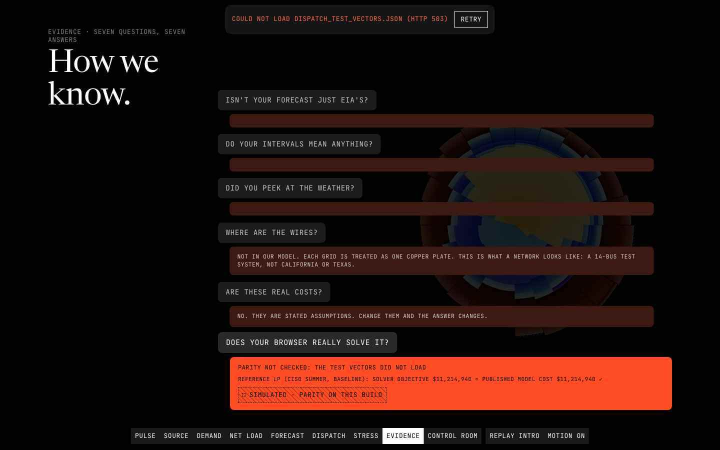
#> input picture artifacts/evidence/qa-2/routeblock/1440-evidence-dispatch_test_vectors.jpg, 1440 x 900 px, given in place of 06-futures-a-busier.png, which was not available (shown at 1/2 size)
$ python compose_sheet.py
#> lines starting #> are read from the running program, lines starting #| are printed output that depends on the picture; pictures that were not available may be replaced by others from this repository, and a replacement may not be noted
"""Composes distinctness-sheet.png: P01 real frame, P02 S00 sketch, P04 S00 and S03a sketches (2x2, 720x450 each)."""
from pathlib import Path
from PIL import Image, ImageDraw

HERE = Path(__file__).parent
P01 = HERE / "../../../01-atlas-human-mobility/artifacts/evidence/stage-b3/1440x900/06-futures-a-busier.png"
tiles = [(P01, "P01 ATLAS: RING OF NODES, STROKED (REAL FRAME, STAGE B3)"),
         (HERE / "_p02-orb-s00-d.png", "P02 VALLEY: ELECTRIC PRICE ORB, S00 (SKETCH; BINANCE VISION DATA, CC BY-NC-SA 4.0, DERIVED SKETCH SAME LICENCE)"),
         (HERE / "rose-s00-d.png", "P04 PULSE: THE DAY ROSE AT G0, S00 (SKETCH, OBSERVED DAY)"),
         (HERE / "city-s03a-d.png", "P04 PULSE: ROSE AT G2 + WINDOW CITY, S03A (SKETCH)")]
W, H, LAB = 720, 450, 28
sheet = Image.new("RGB", (2 * W, 2 * (H + LAB)), "#111")
#> sheet: PIL image 1440x956 RGB; every value is 17
d = ImageDraw.Draw(sheet)
for i, (p, label) in enumerate(tiles):
    x, y = (i % 2) * W, (i // 2) * (H + LAB)
    sheet.paste(Image.open(p).convert("RGB").resize((W, H)), (x, y + LAB))
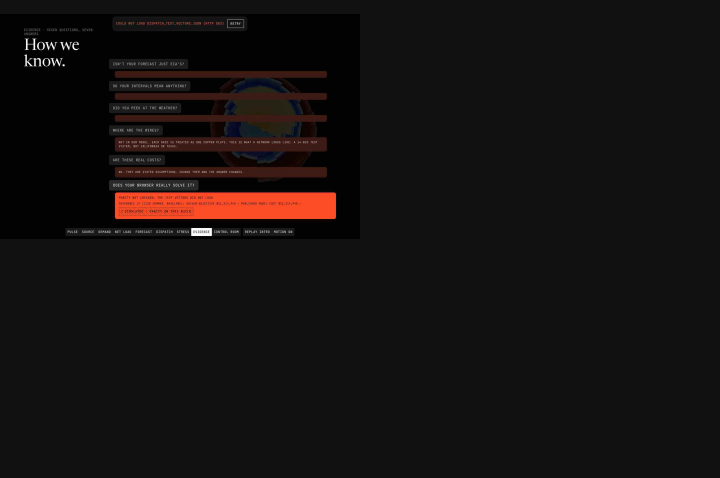
#> sheet: PIL image 1440x956 RGB (shown at 1/2 size); mean R, G, B 20.8, 16.9, 16.1
    d.text((x + 10, y + 8), label, fill="#fff")
#> pass 2 of the loop `for i, (p, label) in enumerate(tiles):`:
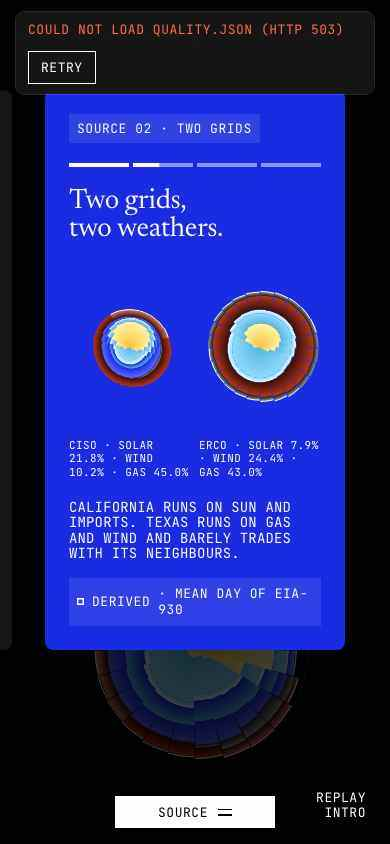
#> input picture artifacts/evidence/qa-2/routeblock/390-source-quality.jpg, 390 x 844 px, given in place of _p02-orb-s00-d.png, which was not available
#> `sheet.paste(Image.open(p).convert("RGB").resize((W, H)), (x, y + LAB))`:
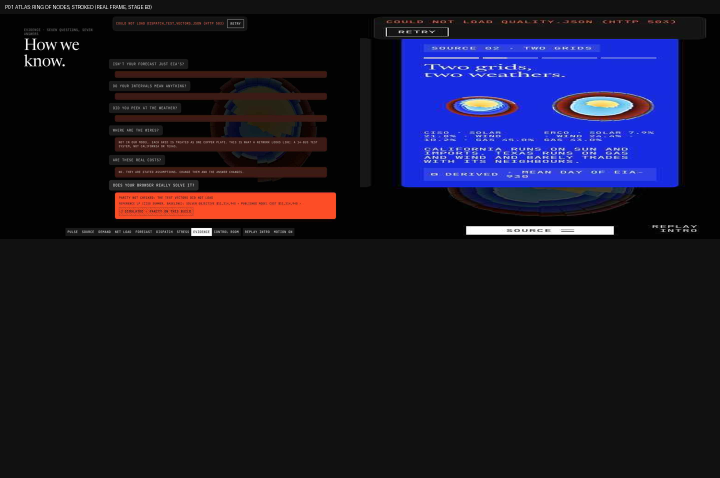
#> sheet: PIL image 1440x956 RGB (shown at 1/2 size); mean R, G, B 24.3, 22.2, 40.3
#> pass 3 of the loop `for i, (p, label) in enumerate(tiles):`:
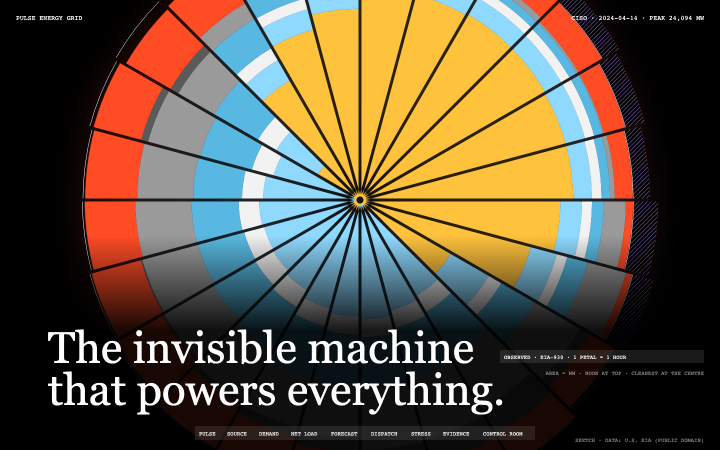
#> input picture design/sketches/rose-s00-d.png, 1440 x 900 px (shown at 1/2 size)
#> `sheet.paste(Image.open(p).convert("RGB").resize((W, H)), (x, y + LAB))`:
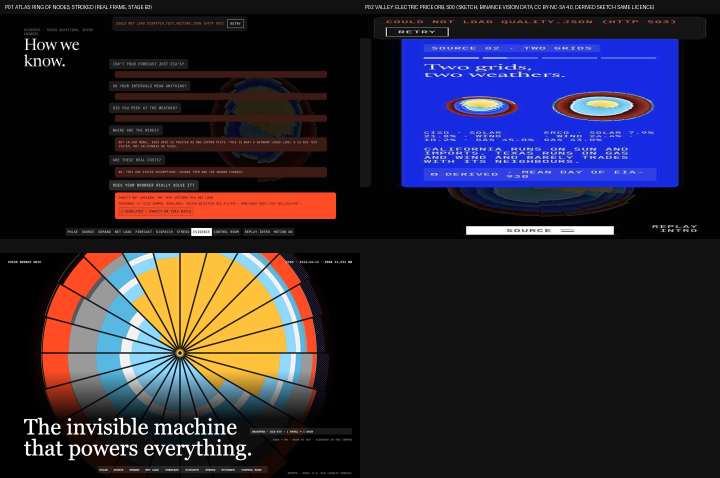
#> sheet: PIL image 1440x956 RGB (shown at 1/2 size); mean R, G, B 43, 38, 51.6
#> the loop made 4 passes; the first 3 are shown
sheet.save(HERE / "distinctness-sheet.png")
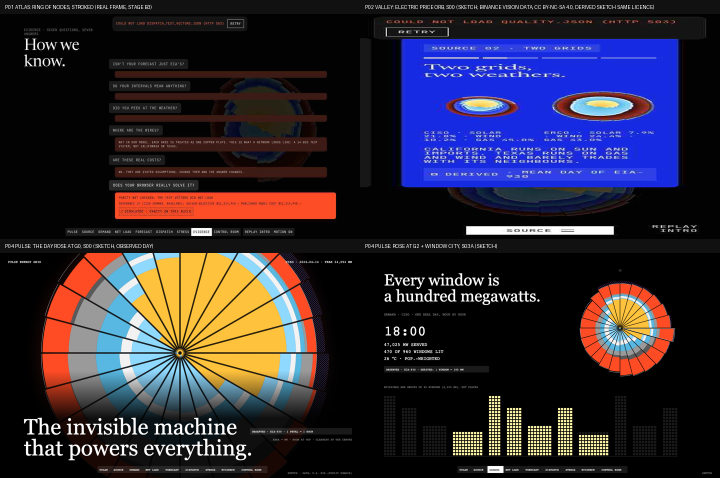
#> saved as distinctness-sheet.png: PIL image 1440x956 RGB (shown at 1/2 size); mean R, G, B 46.3, 39.6, 52.1
